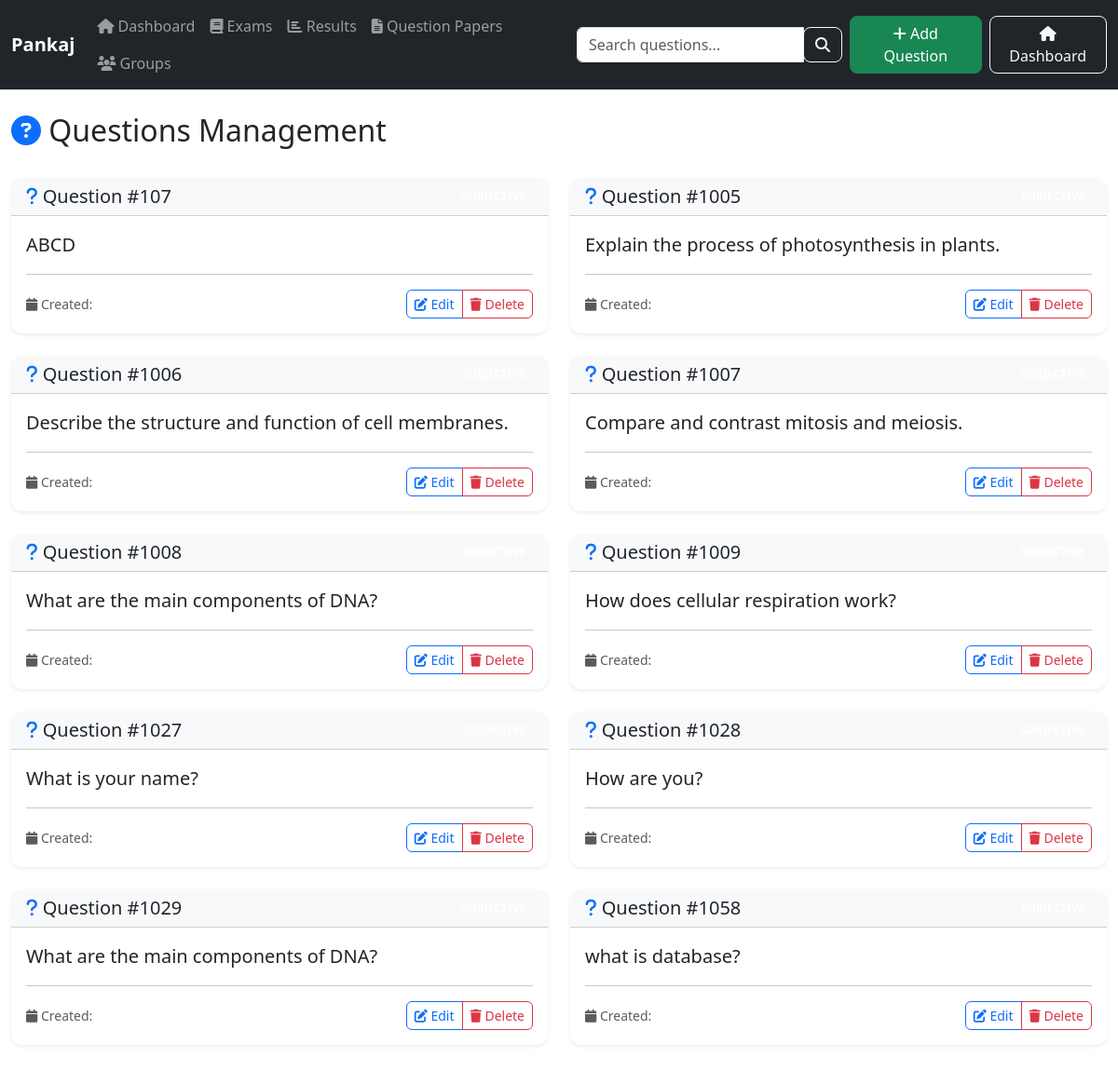
The page /prof/question/view_all_ques/ (signed in) on the database as committed earlier.
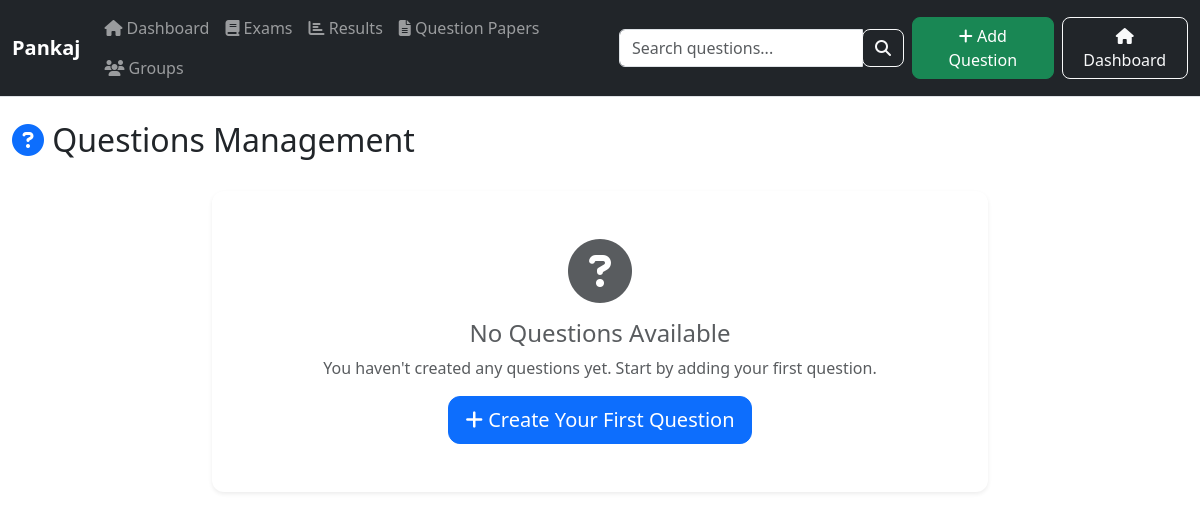
The same page on the database as committed later.
### main/models/question.py (models this page shows, shortened)
class Question_DB(models.Model):
    professor = models.ForeignKey(User, limit_choices_to={'groups__name': "Professor"}, on_delete=models.PROTECT, null=False)
    qno = models.AutoField(primary_key=True)
    question = models.TextField(max_length=1000)  # Changed from CharField to TextField for longer questions
    question_type = models.CharField(max_length=20, choices=[('SUBJECTIVE', 'Subjective')], default='SUBJECTIVE')
    question_image = models.ImageField(upload_to='question_images/', null=True, blank=True)

### prof/views/question.py (the view, shortened to what this page needs)
def view_all_ques(request):
    prof = request.user
    Question_DB.objects.filter(professor__isnull=True).update(professor=prof)  # type: ignore
    return render(request, 'prof/question/view_all_questions.html', {
        'question_db': Question_DB.objects.filter(professor=prof), 'prof': prof  # type: ignore
    })

### prof/templates/prof/question/view_all_questions.html (shortened to what the changed rows need)
{% extends 'prof/base/base.html' %}
{% load static %}
{% block body %}
    <div class="container-fluid py-4">
        <div class="row">
            <div class="col-12">
                <div class="d-flex justify-content-between align-items-center mb-4">
                    <h2>
                        <i class="fa fa-question-circle text-primary"></i>
                        Questions Management
                    </h2>
                </div>
            </div>
        </div>
        {% if question_db %}
            <div class="row" id="questionsContainer">
                {% for ques in question_db %}
                <div class="col-lg-6 col-md-12 mb-4 question-item">
                    <div class="card h-100 shadow-sm border-0">
                        <div class="card-header bg-light">
                            <div class="d-flex justify-content-between align-items-center">
                                <h5 class="mb-0">
                                    <i class="fa fa-question text-primary"></i>
                                    Question #{{ ques.qno }}
                                </h5>
                                <span class="badge badge-info">{{ ques.question_type }}</span>
                            </div>
                        </div>
                        <div class="card-body">
                            <p class="card-text lead">{{ ques.question }}</p>
                            <hr>
                            <div class="d-flex justify-content-between align-items-center">
                                <small class="text-muted">
                                    <i class="fa fa-calendar"></i>
                                    Created: {{ ques.qno|date:"M d, Y" }}
                                </small>
                                <div class="btn-group" role="group">
                                    <a class="btn btn-outline-primary btn-sm" href="{% url 'prof:edit_question' ques.qno %}">
                                        <i class="fa fa-edit"></i> Edit
                                    </a>
                                    <button class="btn btn-outline-danger btn-sm" onclick="deleteQuestion('{{ ques.qno }}')">
                                        <i class="fa fa-trash"></i> Delete
                                    </button>
                                </div>
                            </div>
                        </div>
                    </div>
                </div>
                {% endfor %}
            </div>
        {% else %}
            <div class="row justify-content-center">
                <div class="col-md-8">
                    <div class="card shadow-sm border-0">
                        <div class="card-body text-center py-5">
                            <i class="fa fa-question-circle fa-4x text-muted mb-3"></i>
                            <h4 class="text-muted">No Questions Available</h4>
                            <p class="text-muted">You haven't created any questions yet. Start by adding your first question.</p>
                            <a href="{% url 'prof:add_question' %}" class="btn btn-primary btn-lg">
                                <i class="fa fa-plus"></i> Create Your First Question
                            </a>
                        </div>
                    </div>
                </div>
            </div>
        {% endif %}
    </div>
{% endblock body %}

Rows that differ between the two databases and show on the page:
no longer on this page (row edited): Question_DB: qno "107", question "ABCD"
removed Question_DB: qno "1005", question "Explain the process of photosynthesis in plants."
removed Question_DB: qno "1006", question "Describe the structure and function of cell membranes."
removed Question_DB: qno "1007", question "Compare and contrast mitosis and meiosis."
removed Question_DB: qno "1008", question "What are the main components of DNA?"
removed Question_DB: qno "1009", question "How does cellular respiration work?"
removed Question_DB: qno "1027", question "What is your name?"
removed Question_DB: qno "1028", question "How are you?"
removed Question_DB: qno "1029", question "What are the main components of DNA?"
removed Question_DB: qno "1058", question "what is database?"
Other text that changed with them:
text now shown: "No Questions Available You haven't created any questions yet. Start by adding your first question. Create Your First Question"
